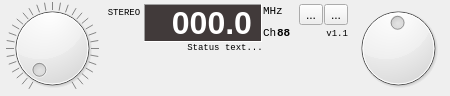
<?xml version="1.0" encoding="UTF-8"?>
<ui version="4.0">
 <class>DefaultHorizontalPanel</class>
 <widget class="QWidget" name="DefaultHorizontalPanel">
  <property name="geometry">
   <rect>
    <x>0</x>
    <y>0</y>
    <width>450</width>
    <height>96</height>
   </rect>
  </property>
  <property name="minimumSize">
   <size>
    <width>0</width>
    <height>0</height>
   </size>
  </property>
  <property name="maximumSize">
   <size>
    <width>16777215</width>
    <height>16777215</height>
   </size>
  </property>
  <property name="windowTitle">
   <string>Form</string>
  </property>
  <layout class="QVBoxLayout" name="verticalLayout">
   <property name="spacing">
    <number>2</number>
   </property>
   <property name="leftMargin">
    <number>2</number>
   </property>
   <property name="topMargin">
    <number>2</number>
   </property>
   <property name="rightMargin">
    <number>2</number>
   </property>
   <property name="bottomMargin">
    <number>2</number>
   </property>
   <item>
    <widget class="QWidget" name="widget" native="true">
     <layout class="QHBoxLayout" name="horizontalLayout_2">
      <property name="spacing">
       <number>0</number>
      </property>
      <property name="leftMargin">
       <number>0</number>
      </property>
      <property name="topMargin">
       <number>0</number>
      </property>
      <property name="rightMargin">
       <number>0</number>
      </property>
      <property name="bottomMargin">
       <number>0</number>
      </property>
      <item>
       <widget class="VolumeKnob" name="volumeKnob">
        <property name="contextMenuPolicy">
         <enum>Qt::PreventContextMenu</enum>
        </property>
        <property name="maximum">
         <number>30</number>
        </property>
        <property name="pageStep">
         <number>1</number>
        </property>
        <property name="value">
         <number>0</number>
        </property>
        <property name="tracking">
         <bool>false</bool>
        </property>
        <property name="orientation">
         <enum>Qt::Horizontal</enum>
        </property>
        <property name="wrapping">
         <bool>false</bool>
        </property>
        <property name="notchTarget">
         <double>3.700000000000000</double>
        </property>
        <property name="notchesVisible">
         <bool>true</bool>
        </property>
       </widget>
      </item>
      <item>
       <layout class="QVBoxLayout" name="verticalLayout_2">
        <property name="spacing">
         <number>0</number>
        </property>
        <property name="rightMargin">
         <number>0</number>
        </property>
        <item>
         <widget class="QWidget" name="display" native="true">
          <property name="minimumSize">
           <size>
            <width>240</width>
            <height>0</height>
           </size>
          </property>
          <layout class="QHBoxLayout" name="horizontalLayout">
           <property name="spacing">
            <number>2</number>
           </property>
           <property name="leftMargin">
            <number>0</number>
           </property>
           <property name="topMargin">
            <number>2</number>
           </property>
           <property name="rightMargin">
            <number>0</number>
           </property>
           <property name="bottomMargin">
            <number>0</number>
           </property>
           <item>
            <layout class="QVBoxLayout" name="verticalLayout_3">
             <property name="spacing">
              <number>4</number>
             </property>
             <property name="leftMargin">
              <number>4</number>
             </property>
             <property name="rightMargin">
              <number>0</number>
             </property>
             <item>
              <widget class="QLabel" name="audioModeValue">
               <property name="minimumSize">
                <size>
                 <width>36</width>
                 <height>0</height>
                </size>
               </property>
               <property name="font">
                <font>
                 <family>Monospace</family>
                 <pointsize>7</pointsize>
                 <weight>50</weight>
                 <bold>false</bold>
                </font>
               </property>
               <property name="text">
                <string>STEREO</string>
               </property>
               <property name="alignment">
                <set>Qt::AlignCenter</set>
               </property>
              </widget>
             </item>
             <item>
              <widget class="QLabel" name="earphonesStatus">
               <property name="enabled">
                <bool>false</bool>
               </property>
               <property name="text">
                <string/>
               </property>
               <property name="pixmap">
                <pixmap resource="../../resources.qrc">:/rc/img/headphones-16x16.png</pixmap>
               </property>
               <property name="alignment">
                <set>Qt::AlignCenter</set>
               </property>
              </widget>
             </item>
            </layout>
           </item>
           <item>
            <layout class="QVBoxLayout" name="verticalLayout_4">
             <property name="spacing">
              <number>0</number>
             </property>
             <property name="rightMargin">
              <number>0</number>
             </property>
             <property name="bottomMargin">
              <number>0</number>
             </property>
             <item>
              <layout class="QHBoxLayout" name="horizontalLayout_6">
               <property name="spacing">
                <number>1</number>
               </property>
               <property name="leftMargin">
                <number>0</number>
               </property>
               <property name="rightMargin">
                <number>0</number>
               </property>
               <item>
                <widget class="QLabel" name="freqValue">
                 <property name="sizePolicy">
                  <sizepolicy hsizetype="Expanding" vsizetype="Preferred">
                   <horstretch>0</horstretch>
                   <verstretch>0</verstretch>
                  </sizepolicy>
                 </property>
                 <property name="palette">
                  <palette>
                   <active>
                    <colorrole role="WindowText">
                     <brush brushstyle="SolidPattern">
                      <color alpha="255">
                       <red>255</red>
                       <green>255</green>
                       <blue>255</blue>
                      </color>
                     </brush>
                    </colorrole>
                    <colorrole role="Base">
                     <brush brushstyle="SolidPattern">
                      <color alpha="255">
                       <red>252</red>
                       <green>252</green>
                       <blue>252</blue>
                      </color>
                     </brush>
                    </colorrole>
                    <colorrole role="Window">
                     <brush brushstyle="SolidPattern">
                      <color alpha="255">
                       <red>65</red>
                       <green>58</green>
                       <blue>58</blue>
                      </color>
                     </brush>
                    </colorrole>
                   </active>
                   <inactive>
                    <colorrole role="WindowText">
                     <brush brushstyle="SolidPattern">
                      <color alpha="255">
                       <red>255</red>
                       <green>255</green>
                       <blue>255</blue>
                      </color>
                     </brush>
                    </colorrole>
                    <colorrole role="Base">
                     <brush brushstyle="SolidPattern">
                      <color alpha="255">
                       <red>252</red>
                       <green>252</green>
                       <blue>252</blue>
                      </color>
                     </brush>
                    </colorrole>
                    <colorrole role="Window">
                     <brush brushstyle="SolidPattern">
                      <color alpha="255">
                       <red>65</red>
                       <green>58</green>
                       <blue>58</blue>
                      </color>
                     </brush>
                    </colorrole>
                   </inactive>
                   <disabled>
                    <colorrole role="WindowText">
                     <brush brushstyle="SolidPattern">
                      <color alpha="255">
                       <red>133</red>
                       <green>133</green>
                       <blue>133</blue>
                      </color>
                     </brush>
                    </colorrole>
                    <colorrole role="Base">
                     <brush brushstyle="SolidPattern">
                      <color alpha="255">
                       <red>65</red>
                       <green>58</green>
                       <blue>58</blue>
                      </color>
                     </brush>
                    </colorrole>
                    <colorrole role="Window">
                     <brush brushstyle="SolidPattern">
                      <color alpha="255">
                       <red>65</red>
                       <green>58</green>
                       <blue>58</blue>
                      </color>
                     </brush>
                    </colorrole>
                   </disabled>
                  </palette>
                 </property>
                 <property name="font">
                  <font>
                   <family>Arial</family>
                   <pointsize>24</pointsize>
                   <weight>75</weight>
                   <bold>true</bold>
                  </font>
                 </property>
                 <property name="autoFillBackground">
                  <bool>true</bool>
                 </property>
                 <property name="frameShape">
                  <enum>QFrame::Panel</enum>
                 </property>
                 <property name="frameShadow">
                  <enum>QFrame::Sunken</enum>
                 </property>
                 <property name="text">
                  <string>000.0</string>
                 </property>
                 <property name="alignment">
                  <set>Qt::AlignRight|Qt::AlignTrailing|Qt::AlignVCenter</set>
                 </property>
                 <property name="margin">
                  <number>6</number>
                 </property>
                </widget>
               </item>
               <item>
                <layout class="QVBoxLayout" name="verticalLayout_6">
                 <property name="spacing">
                  <number>0</number>
                 </property>
                 <property name="rightMargin">
                  <number>0</number>
                 </property>
                 <property name="bottomMargin">
                  <number>0</number>
                 </property>
                 <item>
                  <widget class="QLabel" name="label">
                   <property name="sizePolicy">
                    <sizepolicy hsizetype="Fixed" vsizetype="Preferred">
                     <horstretch>0</horstretch>
                     <verstretch>0</verstretch>
                    </sizepolicy>
                   </property>
                   <property name="minimumSize">
                    <size>
                     <width>0</width>
                     <height>0</height>
                    </size>
                   </property>
                   <property name="font">
                    <font>
                     <family>Monospace</family>
                     <pointsize>8</pointsize>
                    </font>
                   </property>
                   <property name="frameShape">
                    <enum>QFrame::NoFrame</enum>
                   </property>
                   <property name="text">
                    <string>MHz</string>
                   </property>
                   <property name="alignment">
                    <set>Qt::AlignLeading|Qt::AlignLeft|Qt::AlignTop</set>
                   </property>
                  </widget>
                 </item>
                 <item>
                  <layout class="QHBoxLayout" name="horizontalLayout_5">
                   <property name="spacing">
                    <number>0</number>
                   </property>
                   <item>
                    <widget class="QLabel" name="label_3">
                     <property name="font">
                      <font>
                       <family>Monospace</family>
                       <pointsize>8</pointsize>
                      </font>
                     </property>
                     <property name="text">
                      <string>Ch</string>
                     </property>
                    </widget>
                   </item>
                   <item>
                    <widget class="QLabel" name="channelValue">
                     <property name="minimumSize">
                      <size>
                       <width>16</width>
                       <height>0</height>
                      </size>
                     </property>
                     <property name="font">
                      <font>
                       <family>Monospace</family>
                       <pointsize>8</pointsize>
                       <weight>75</weight>
                       <bold>true</bold>
                      </font>
                     </property>
                     <property name="text">
                      <string>88</string>
                     </property>
                     <property name="alignment">
                      <set>Qt::AlignLeading|Qt::AlignLeft|Qt::AlignVCenter</set>
                     </property>
                    </widget>
                   </item>
                  </layout>
                 </item>
                </layout>
               </item>
               <item>
                <spacer name="horizontalSpacer">
                 <property name="orientation">
                  <enum>Qt::Horizontal</enum>
                 </property>
                 <property name="sizeType">
                  <enum>QSizePolicy::Fixed</enum>
                 </property>
                 <property name="sizeHint" stdset="0">
                  <size>
                   <width>5</width>
                   <height>20</height>
                  </size>
                 </property>
                </spacer>
               </item>
               <item>
                <layout class="QVBoxLayout" name="verticalLayout_5">
                 <property name="spacing">
                  <number>0</number>
                 </property>
                 <property name="rightMargin">
                  <number>0</number>
                 </property>
                 <item>
                  <layout class="QHBoxLayout" name="horizontalLayout_4">
                   <property name="spacing">
                    <number>1</number>
                   </property>
                   <property name="topMargin">
                    <number>0</number>
                   </property>
                   <property name="rightMargin">
                    <number>0</number>
                   </property>
                   <item>
                    <widget class="QToolButton" name="btnPlaylist">
                     <property name="contextMenuPolicy">
                      <enum>Qt::PreventContextMenu</enum>
                     </property>
                     <property name="text">
                      <string>...</string>
                     </property>
                     <property name="icon">
                      <iconset resource="../../resources.qrc">
                       <normaloff>:/rc/img/menu2gray-16x16.png</normaloff>:/rc/img/menu2gray-16x16.png</iconset>
                     </property>
                    </widget>
                   </item>
                   <item>
                    <widget class="QToolButton" name="btnSettings">
                     <property name="contextMenuPolicy">
                      <enum>Qt::PreventContextMenu</enum>
                     </property>
                     <property name="text">
                      <string>...</string>
                     </property>
                     <property name="icon">
                      <iconset resource="../../resources.qrc">
                       <normaloff>:/rc/img/gear-16x16.png</normaloff>:/rc/img/gear-16x16.png</iconset>
                     </property>
                    </widget>
                   </item>
                  </layout>
                 </item>
                 <item>
                  <widget class="QLabel" name="label_2">
                   <property name="font">
                    <font>
                     <family>Monospace</family>
                     <pointsize>7</pointsize>
                    </font>
                   </property>
                   <property name="text">
                    <string>v1.1</string>
                   </property>
                   <property name="alignment">
                    <set>Qt::AlignRight|Qt::AlignTrailing|Qt::AlignVCenter</set>
                   </property>
                  </widget>
                 </item>
                </layout>
               </item>
              </layout>
             </item>
            </layout>
           </item>
          </layout>
         </widget>
        </item>
        <item>
         <widget class="StatusText" name="statusText">
          <property name="font">
           <font>
            <family>Monospace</family>
            <pointsize>7</pointsize>
           </font>
          </property>
          <property name="text">
           <string>Status text...</string>
          </property>
          <property name="alignment">
           <set>Qt::AlignCenter</set>
          </property>
         </widget>
        </item>
        <item>
         <spacer name="verticalSpacer">
          <property name="orientation">
           <enum>Qt::Vertical</enum>
          </property>
          <property name="sizeType">
           <enum>QSizePolicy::Expanding</enum>
          </property>
          <property name="sizeHint" stdset="0">
           <size>
            <width>20</width>
            <height>1</height>
           </size>
          </property>
         </spacer>
        </item>
        <item>
         <widget class="QWidget" name="buttons" native="true">
          <property name="sizePolicy">
           <sizepolicy hsizetype="Expanding" vsizetype="Preferred">
            <horstretch>0</horstretch>
            <verstretch>0</verstretch>
           </sizepolicy>
          </property>
          <property name="minimumSize">
           <size>
            <width>0</width>
            <height>22</height>
           </size>
          </property>
          <property name="font">
           <font>
            <family>Monospace</family>
            <weight>75</weight>
            <bold>true</bold>
           </font>
          </property>
          <layout class="QHBoxLayout" name="horizontalLayout_3">
           <property name="spacing">
            <number>1</number>
           </property>
           <property name="leftMargin">
            <number>0</number>
           </property>
           <property name="topMargin">
            <number>0</number>
           </property>
           <property name="rightMargin">
            <number>0</number>
           </property>
           <property name="bottomMargin">
            <number>0</number>
           </property>
          </layout>
         </widget>
        </item>
       </layout>
      </item>
      <item>
       <widget class="RadioKnob" name="radioKnob">
        <property name="font">
         <font>
          <family>Monospace</family>
          <pointsize>7</pointsize>
          <weight>50</weight>
          <bold>false</bold>
         </font>
        </property>
        <property name="contextMenuPolicy">
         <enum>Qt::PreventContextMenu</enum>
        </property>
        <property name="maximum">
         <number>199</number>
        </property>
        <property name="value">
         <number>99</number>
        </property>
        <property name="wrapping">
         <bool>true</bool>
        </property>
       </widget>
      </item>
     </layout>
    </widget>
   </item>
  </layout>
 </widget>
 <customwidgets>
  <customwidget>
   <class>VolumeKnob</class>
   <extends>QDial</extends>
   <header location="global">src/fmradio/ui/widgets/volumeknob.h</header>
  </customwidget>
  <customwidget>
   <class>RadioKnob</class>
   <extends>QDial</extends>
   <header location="global">src/fmradio/ui/widgets/radioknob.h</header>
  </customwidget>
  <customwidget>
   <class>StatusText</class>
   <extends>QLabel</extends>
   <header>promote/statustext.h</header>
  </customwidget>
 </customwidgets>
 <resources>
  <include location="../../resources.qrc"/>
 </resources>
 <connections/>
</ui>
